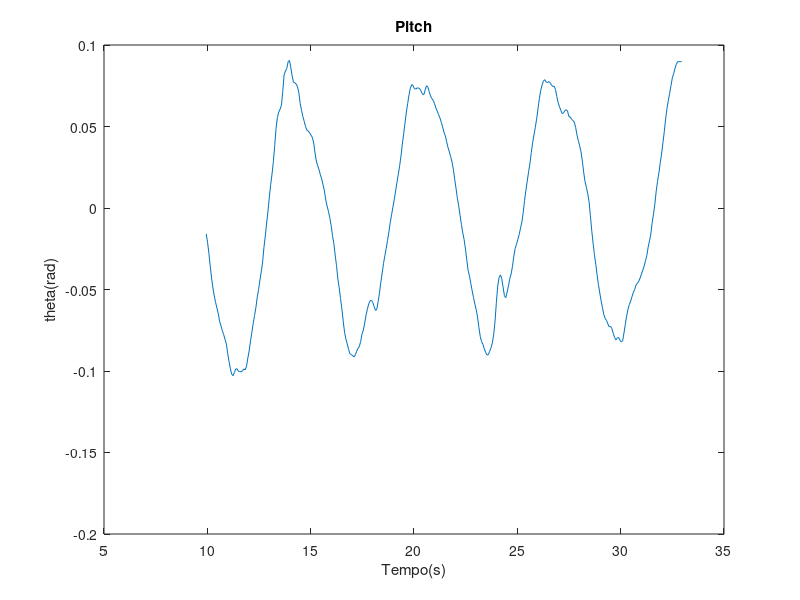

MATLAB code to generate this figure: (Note: this script raises an error after producing the figure.)
fitAmplitudes = zeros(5,3);
fitBox = cell(1,4);
for i=1:5
    if i==1
        load 41_1rad.mat
        targetStart = 10;
        targetFinish = 33; 
        start = round(targetStart/sampleTime);
        finish = round(targetFinish/sampleTime);            
    elseif i==2
        load 41_2rad.mat
        targetStart = 10;
        targetFinish = 30; 
        start = round(targetStart/sampleTime);
        finish = round(targetFinish/sampleTime);
    elseif i==3
        load 41_4rad.mat
        targetStart = 10;
        targetFinish = 30; 
        start = round(targetStart/sampleTime);
        finish = round(targetFinish/sampleTime);
    elseif i==4
        load 41_8rad.mat
        targetStart = 10;
        targetFinish = 22; 
        start = round(targetStart/sampleTime);
        finish = round(targetFinish/sampleTime);
    elseif i==5
        load 41_16rad.mat
        targetStart = 10;
        targetFinish = 24; 
        start = round(targetStart/sampleTime);
        finish = round(targetFinish/sampleTime);
    end
    %figures with response and pitch ref
    figure(i)
    plot(time(start:finish), states.signals.values(start:finish,2))
    title('Pitch')
    ylabel('theta(rad)')
    xlabel('Tempo(s)')
    hold on 
    plot(pitchref.time(start:finish), pitchref.signals.values(start:finish,1))      
    legend('Resposta da Pitch','Referencia de Pitch','location', 'southeast')
    hold off
    %figures with sinewave fitting of the response signal
    figure(i+10)
    fiti = fit(time(start:finish),states.signals.values(start:finish,2),'sin1');
    fitBox{i} = fiti;
    fitAmplitudes(i,:) = coeffvalues(fiti); 
    plot(fiti,time(start:finish),states.signals.values(start:finish,2))
    title('Pitch')
    ylabel('theta(rad)')
    xlabel('Tempo(s)')
    legend('Resposta da Pitch','Interpolação de seno','location', 'southeast')
       
end